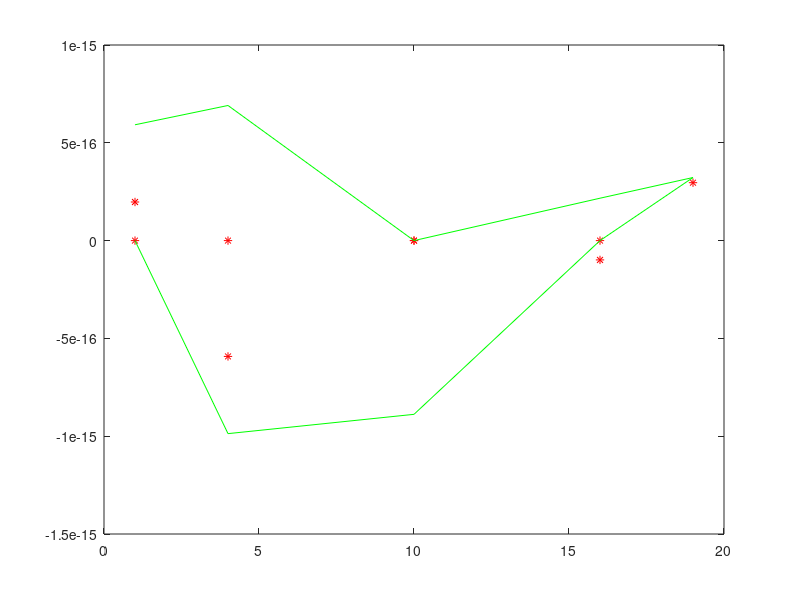

This figure's MATLAB source:
g = [1 2 3 2 1];
h = g;

c = conv(g,h);
C = fft(c);

g = [g 0 0 0 0];
h = [h 0 0 0 0];
Fg = fft(g);
Fh = fft(h);
F = Fg.*Fh;

plot(ifft(F), '*r'); hold on
plot(ifft(C), 'g');